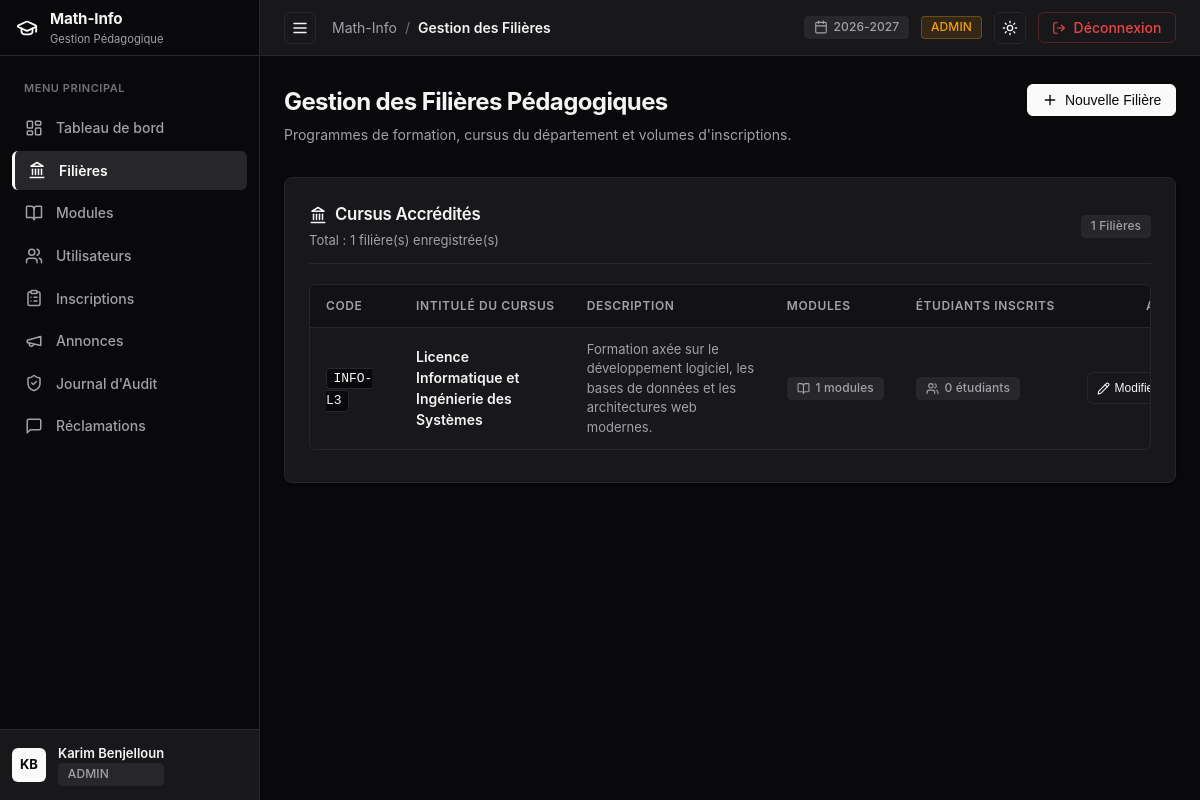
/admin/filieres (signed in), run on an earlier commit of the app's database.
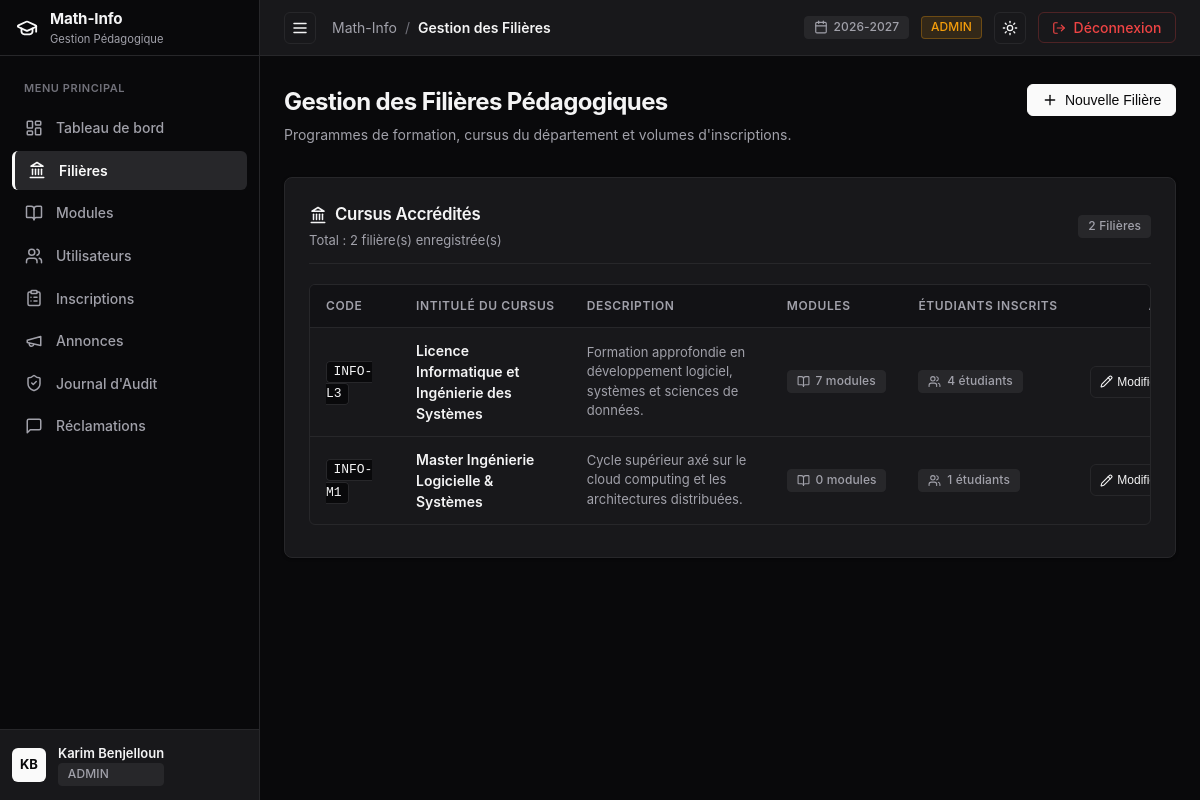
And on a later commit of the database.
### tables this page shows
CREATE TABLE `filieres` (
  `idFiliere` int NOT NULL AUTO_INCREMENT,
  `code` varchar(20) NOT NULL,
  `intitule` varchar(150) NOT NULL,
  `description` text,
  PRIMARY KEY (`idFiliere`),
  UNIQUE KEY `code` (`code`)
);

### src/Controllers/Controller.php (called while the page is built, shortened)
<?php
abstract class Controller {
    protected function render(string $view, array $data = [], ?string $layout = 'main'): void {
        $viewFile = __DIR__ . '/../Views/' . str_replace('.', '/', $view) . '.php';
        extract($data);
        require $viewFile;
    }
}

### src/Controllers/AdminController.php (called while the page is built, shortened)
<?php
class AdminController extends Controller {
    public function filieres(): void {
        $filieres = Filiere::getAllWithCounts();
        $this->render('admin.filieres', [
            'title'     => 'Gestion des Filières',
            'filieres'  => $filieres,
            'csrfToken' => Auth::csrfToken(),
            'activeNav' => 'filieres',
        ]);
    }
}

### public/index.php (called while the page is built, shortened)
<?php
$router = new Router();
$router->get('/', function () {
    if (Auth::check()) {
        Auth::redirectToDashboard();
    } else {
        header('Location: /login');
        exit;
    }
});
$router->get('/login', [AuthController::class, 'showLogin']);
$router->post('/login', [AuthController::class, 'login']);
$router->get('/logout', [AuthController::class, 'logout']);
$router->post('/logout', [AuthController::class, 'logout']);
$router->get('/admin/dashboard', [AdminController::class, 'dashboard']);
$router->get('/admin/filieres', [AdminController::class, 'filieres']);
$router->post('/admin/filieres/create', [AdminController::class, 'createFiliere']);
$router->post('/admin/filieres/edit', [AdminController::class, 'editFiliere']);
$router->post('/admin/filieres/delete', [AdminController::class, 'deleteFiliere']);
$router->get('/admin/modules', [AdminController::class, 'modules']);
$router->post('/admin/modules/create', [AdminController::class, 'createModule']);
$router->post('/admin/modules/edit', [AdminController::class, 'editModule']);
$router->post('/admin/modules/assign-teacher', [AdminController::class, 'assignTeacher']);
$router->post('/admin/modules/delete', [AdminController::class, 'deleteModule']);
$router->get('/admin/utilisateurs', [AdminController::class, 'utilisateurs']);
$router->post('/admin/utilisateurs/create', [AdminController::class, 'createUser']);
$router->post('/admin/utilisateurs/edit', [AdminController::class, 'editUser']);
$router->post('/admin/utilisateurs/delete', [AdminController::class, 'deleteUser']);
$router->get('/admin/inscriptions', [AdminController::class, 'inscriptions']);
$router->post('/admin/inscriptions/create', [AdminController::class, 'createInscription']);
$router->post('/admin/inscriptions/edit', [AdminController::class, 'editInscription']);
$router->post('/admin/inscriptions/status', [AdminController::class, 'updateInscriptionStatus']);
$router->post('/admin/inscriptions/delete', [AdminController::class, 'deleteInscription']);
$router->get('/admin/annonces', [AdminController::class, 'annonces']);
$router->post('/admin/annonces/create', [AdminController::class, 'createAnnonce']);
$router->post('/admin/annonces/edit', [AdminController::class, 'editAnnonce']);
$router->post('/admin/annonces/delete', [AdminController::class, 'deleteAnnonce']);
$router->get('/admin/audit', [AdminController::class, 'audit']);
$router->get('/admin/reclamations', [AdminController::class, 'reclamations']);
$router->post('/admin/reclamations/repondre', [AdminController::class, 'repondreReclamation']);
$router->get('/enseignant/dashboard', [EnseignantController::class, 'dashboard']);
$router->get('/enseignant/modules', [EnseignantController::class, 'modules']);
$router->get('/enseignant/notes', [EnseignantController::class, 'notesIndex']);
$router->get('/enseignant/seances', [EnseignantController::class, 'seancesIndex']);
$router->get('/enseignant/modules/{id}/etudiants', [EnseignantController::class, 'etudiants']);
$router->get('/enseignant/modules/{id}/notes', [EnseignantController::class, 'notes']);
$router->post('/enseignant/modules/{id}/notes/save', [EnseignantController::class, 'saveNotes']);
$router->get('/enseignant/modules/{id}/seances', [EnseignantController::class, 'seances']);
$router->post('/enseignant/modules/{id}/seances/create', [EnseignantController::class, 'createSeance']);
$router->get('/enseignant/seances/{id}/absences', [EnseignantController::class, 'absences']);
$router->post('/enseignant/seances/{id}/absences/save', [EnseignantController::class, 'saveAbsences']);
$router->get('/enseignant/annonces', [EnseignantController::class, 'annonces']);
$router->post('/enseignant/annonces/create', [EnseignantController::class, 'createAnnonce']);
$router->post('/enseignant/annonces/edit', [EnseignantController::class, 'editAnnonce']);
$router->post('/enseignant/annonces/delete', [EnseignantController::class, 'deleteAnnonce']);
$router->get('/enseignant/modules/{id}/pdf', [EnseignantController::class, 'downloadModulePdf']);
$router->get('/enseignant/reclamations', [EnseignantController::class, 'reclamations']);
$router->post('/enseignant/reclamations/repondre', [EnseignantController::class, 'repondreReclamation']);
$router->get('/etudiant/dashboard', [EtudiantController::class, 'dashboard']);
$router->get('/etudiant/notes', [EtudiantController::class, 'notes']);
$router->get('/etudiant/absences', [EtudiantController::class, 'absences']);
$router->get('/etudiant/annonces', [EtudiantController::class, 'annonces']);
$router->get('/etudiant/releve/pdf', [EtudiantController::class, 'downloadRelevePdf']);
$router->get('/etudiant/reclamations', [EtudiantController::class, 'reclamations']);
$router->post('/etudiant/reclamations/create', [EtudiantController::class, 'createReclamation']);
$router->dispatch();

### src/Models/Filiere.php (called while the page is built, shortened)
<?php
class Filiere extends Model {
    public static function getAllWithCounts(): array {
        $db = self::getDb();
        $sql = "
            SELECT
                f.idFiliere,
                f.code,
                f.intitule,
                f.description,
                COUNT(DISTINCT m.idModule) AS total_modules,
                COUNT(DISTINCT i.idEtudiant) AS total_etudiants
            FROM filieres f
            LEFT JOIN modules m ON f.idFiliere = m.idFiliere
            LEFT JOIN inscriptions i ON f.idFiliere = i.idFiliere
            GROUP BY f.idFiliere, f.code, f.intitule, f.description
            ORDER BY f.code ASC
        ";
        return $db->query($sql)->fetchAll();
    }
}

### src/Views/admin/filieres.php (the view, shortened to what the changed rows need)
<div style="margin-bottom: 2rem; display: flex; justify-content: space-between; align-items: flex-start; flex-wrap: wrap; gap: 1rem;">
  <div>
    <h1 style="font-size: 1.5rem; font-weight: 700; letter-spacing: -0.025em; color: var(--text-main); margin-bottom: 0.25rem;">
      Gestion des Filières Pédagogiques
    </h1>
  </div>
</div>
<div class="card">
  <div class="card-header">
    <div>
      <span class="card-title">
        <?= Icon::get('landmark', 18) ?>
        <span>Cursus Accrédités</span>
      </span>
      <span class="card-desc" style="display: block; margin-top: 0.25rem;">
        Total : <?= count($filieres) ?> filière(s) enregistrée(s)
      </span>
    </div>
    <span class="badge badge-neutral"><?= count($filieres) ?> Filières</span>
  </div>
  <?php if (empty($filieres)): ?>
    <div style="text-align: center; padding: 3rem 1rem; color: var(--text-muted); font-size: 0.875rem;">
      <div style="margin-bottom: 0.5rem; color: var(--text-subtle);"><?= Icon::get('landmark', 32) ?></div>
      Aucune filière configurée pour le moment.
    </div>
  <?php else: ?>
    <div class="table-wrapper">
      <table>
        <thead>
          <tr>
            <th style="min-width: 90px;">Code</th>
            <th style="min-width: 170px;">Intitulé du Cursus</th>
            <th style="min-width: 200px;">Description</th>
            <th style="min-width: 90px;">Modules</th>
            <th style="min-width: 110px;">Étudiants Inscrits</th>
            <th style="min-width: 120px; text-align: right;">Actions</th>
          </tr>
        </thead>
        <tbody>
          <?php foreach ($filieres as $f): ?>
            <tr>
              <td><code><?= htmlspecialchars($f['code']) ?></code></td>
              <td style="font-weight: 600;"><?= htmlspecialchars($f['intitule']) ?></td>
              <td style="color: var(--text-muted); font-size: 0.8125rem; max-width: 320px;">
                <?= htmlspecialchars($f['description'] ?? 'Aucune description spécifiée.') ?>
              </td>
              <td>
                <span class="badge badge-neutral">
                  <?= Icon::get('book-open', 13) ?>
                  <span><?= (int)$f['total_modules'] ?> modules</span>
                </span>
              </td>
              <td>
                <span class="badge badge-neutral">
                  <?= Icon::get('users', 13) ?>
                  <span><?= (int)$f['total_etudiants'] ?> étudiants</span>
                </span>
              </td>
              <td style="text-align: right;">
                <div style="display: inline-flex; gap: 0.35rem;">
                  <button
                    type="button"
                    class="btn btn-outline btn-sm edit-filiere-btn"
                    data-id="<?= $f['idFiliere'] ?>"
                    data-code="<?= htmlspecialchars($f['code']) ?>"
                    data-intitule="<?= htmlspecialchars($f['intitule']) ?>"
                    data-description="<?= htmlspecialchars($f['description'] ?? '') ?>"
                    title="Modifier la filière"
                  >
                    <?= Icon::get('pencil', 13) ?>
                    <span>Modifier</span>
                  </button>
                </div>
              </td>
            </tr>
          <?php endforeach; ?>
        </tbody>
      </table>
    </div>
  <?php endif; ?>
</div>

### src/Utils/Icon.php (shortened to what the changed rows need)
<?php
class Icon {
    public static function get(string $name, int $size = 16, string $extraClass = ''): string {
        $classAttr = 'lucide-icon' . ($extraClass !== '' ? ' ' . $extraClass : '');
        $svgAttrs = sprintf(
            'xmlns="http://www.w3.org/2000/svg" width="%d" height="%d" viewBox="0 0 24 24" fill="none" stroke="currentColor" stroke-width="2" stroke-linecap="round" stroke-linejoin="round" class="%s"',
            $size,
            $size,
            htmlspecialchars($classAttr)
        );
        switch ($name) {
            case 'graduation-cap':
                return "<svg {$svgAttrs}><path d=\"M21.42 10.922a1 1 0 0 0-.019-1.838L12.83 5.18a2 2 0 0 0-1.66 0L2.6 9.08a1 1 0 0 0 0 1.832l8.57 3.908a2 2 0 0 0 1.66 0z\"/><path d=\"M22 10v6\"/><path d=\"M6 12.5V16a6 3 0 0 0 12 0v-3.5\"/></svg>";
            case 'layout-dashboard':
                return "<svg {$svgAttrs}><rect width=\"7\" height=\"9\" x=\"3\" y=\"3\" rx=\"1\"/><rect width=\"7\" height=\"5\" x=\"14\" y=\"3\" rx=\"1\"/><rect width=\"7\" height=\"9\" x=\"14\" y=\"12\" rx=\"1\"/><rect width=\"7\" height=\"5\" x=\"3\" y=\"16\" rx=\"1\"/></svg>";
            case 'landmark':
                return "<svg {$svgAttrs}><line x1=\"3\" x2=\"21\" y1=\"22\" y2=\"22\"/><line x1=\"6\" x2=\"6\" y1=\"18\" y2=\"11\"/><line x1=\"10\" x2=\"10\" y1=\"18\" y2=\"11\"/><line x1=\"14\" x2=\"14\" y1=\"18\" y2=\"11\"/><line x1=\"18\" x2=\"18\" y1=\"18\" y2=\"11\"/><polygon points=\"12 2 20 7 4 7\"/></svg>";
            case 'book-open':
                return "<svg {$svgAttrs}><path d=\"M12 7v14\"/><path d=\"M3 18a1 1 0 0 1-1-1V4a1 1 0 0 1 1-1h5a4 4 0 0 1 4 4 4 4 0 0 1 4-4h5a1 1 0 0 1 1 1v13a1 1 0 0 1-1 1h-6a3 3 0 0 0-3 3 3 3 0 0 0-3-3z\"/></svg>";
            case 'users':
                return "<svg {$svgAttrs}><path d=\"M16 21v-2a4 4 0 0 0-4-4H6a4 4 0 0 0-4 4v2\"/><circle cx=\"9\" cy=\"7\" r=\"4\"/><path d=\"M22 21v-2a4 4 0 0 0-3-3.87\"/><path d=\"M16 3.13a4 4 0 0 1 0 7.75\"/></svg>";
            case 'clipboard-list':
                return "<svg {$svgAttrs}><rect width=\"8\" height=\"4\" x=\"8\" y=\"2\" rx=\"1\" ry=\"1\"/><path d=\"M16 4h2a2 2 0 0 1 2 2v14a2 2 0 0 1-2 2H6a2 2 0 0 1-2-2V6a2 2 0 0 1 2-2h2\"/><path d=\"M12 11h4\"/><path d=\"M12 16h4\"/><path d=\"M8 11h.01\"/><path d=\"M8 16h.01\"/></svg>";
            case 'megaphone':
                return "<svg {$svgAttrs}><path d=\"m3 11 18-5v12L3 14v-3z\"/><path d=\"M11.6 16.8a3 3 0 1 1-5.8-1.6\"/></svg>";
            case 'shield-check':
                return "<svg {$svgAttrs}><path d=\"M20 13c0 5-3.5 7.5-7.66 8.95a1 1 0 0 1-.67-.01C7.5 20.5 4 18 4 13V6a1 1 0 0 1 1-1c2 0 4.5-1.2 6.24-2.72a1.17 1.17 0 0 1 1.52 0C14.51 3.81 17 5 19 5a1 1 0 0 1 1 1z\"/><path d=\"m9 12 2 2 4-4\"/></svg>";
            case 'calendar':
                return "<svg {$svgAttrs}><path d=\"M8 2v4\"/><path d=\"M16 2v4\"/><rect width=\"18\" height=\"18\" x=\"3\" y=\"4\" rx=\"2\"/><path d=\"M3 10h18\"/></svg>";
            case 'sun':
                return "<svg {$svgAttrs}><circle cx=\"12\" cy=\"12\" r=\"4\"/><path d=\"M12 2v2\"/><path d=\"M12 20v2\"/><path d=\"m4.93 4.93 1.41 1.41\"/><path d=\"m17.66 17.66 1.41 1.41\"/><path d=\"M2 12h2\"/><path d=\"M20 12h2\"/><path d=\"m6.34 17.66-1.41 1.41\"/><path d=\"m19.07 4.93-1.41 1.41\"/></svg>";
            case 'log-out':
                return "<svg {$svgAttrs}><path d=\"M9 21H5a2 2 0 0 1-2-2V5a2 2 0 0 1 2-2h4\"/><polyline points=\"16 17 21 12 16 7\"/><line x1=\"21\" x2=\"9\" y1=\"12\" y2=\"12\"/></svg>";
            case 'pencil':
                return "<svg {$svgAttrs}><path d=\"M21.174 6.812a1 1 0 0 0-3.986-3.987L3.842 16.174a2 2 0 0 0-.5.83l-1.321 4.352a.5.5 0 0 0 .623.622l4.353-1.32a2 2 0 0 0 .83-.497z\"/><path d=\"m15 5 4 4\"/></svg>";
            case 'trash-2':
                return "<svg {$svgAttrs}><path d=\"M3 6h18\"/><path d=\"M19 6v14c0 1-1 2-2 2H7c-1 0-2-1-2-2V6\"/><path d=\"M8 6V4c0-1 1-2 2-2h4c1 0 2 1 2 2v2\"/><line x1=\"10\" x2=\"10\" y1=\"11\" y2=\"17\"/><line x1=\"14\" x2=\"14\" y1=\"11\" y2=\"17\"/></svg>";
            case 'plus':
                return "<svg {$svgAttrs}><path d=\"M5 12h14\"/><path d=\"M12 5v14\"/></svg>";
            case 'x':
                return "<svg {$svgAttrs}><path d=\"M18 6 6 18\"/><path d=\"m6 6 12 12\"/></svg>";
            case 'menu':
                return "<svg {$svgAttrs}><line x1=\"4\" x2=\"20\" y1=\"12\" y2=\"12\"/><line x1=\"4\" x2=\"20\" y1=\"6\" y2=\"6\"/><line x1=\"4\" x2=\"20\" y1=\"18\" y2=\"18\"/></svg>";
            case 'arrow-right':
                return "<svg {$svgAttrs}><path d=\"M5 12h14\"/><path d=\"m12 5 7 7-7 7\"/></svg>";
            case 'message-square':
                return "<svg {$svgAttrs}><path d=\"M21 15a2 2 0 0 1-2 2H7l-4 4V5a2 2 0 0 1 2-2h14a2 2 0 0 1 2 2z\"/></svg>";
        }
    }
}

What changed in the data, as far as the page shows it:
changed filieres "Licence Informatique et Ingénierie des Systèmes": description "Formation axée sur le développement logiciel, les bases de données et les architectures web modernes." → "Formation approfondie en développement logiciel, systèmes et sciences de données."; total_modules "1" → "7"; total_etudiants "0" → "4"
added filieres: code "INFO-M1", intitule "Master Ingénierie Logicielle & Systèmes", description "Cycle supérieur axé sur le cloud computing et les architectures distribuées.", total_modules "0", total_etudiants "1"
Also different on the page:
count($filieres): "1" → "2"
